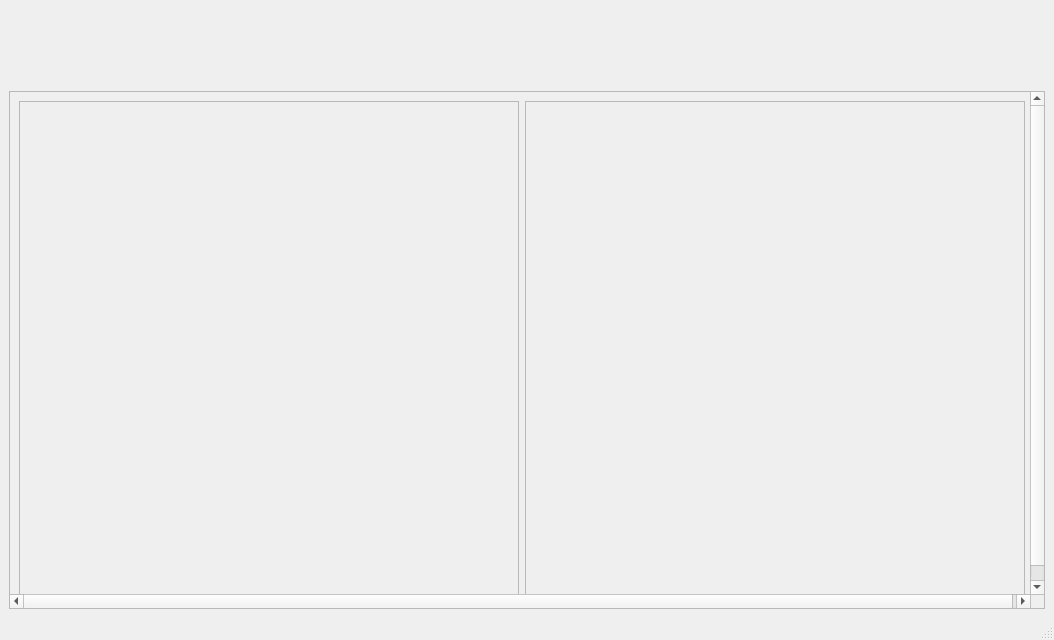
<?xml version="1.0" encoding="UTF-8"?>
<ui version="4.0">
 <class>MainWindow</class>
 <widget class="QMainWindow" name="MainWindow">
  <property name="geometry">
   <rect>
    <x>0</x>
    <y>0</y>
    <width>1054</width>
    <height>640</height>
   </rect>
  </property>
  <property name="windowTitle">
   <string>MainWindow</string>
  </property>
  <widget class="QWidget" name="centralwidget">
   <layout class="QVBoxLayout" name="verticalLayout">
    <item>
     <layout class="QHBoxLayout" name="horizontalLayout">
      <item>
       <widget class="SystemView" name="systemView" native="true">
        <property name="sizePolicy">
         <sizepolicy hsizetype="Fixed" vsizetype="Fixed">
          <horstretch>0</horstretch>
          <verstretch>0</verstretch>
         </sizepolicy>
        </property>
        <property name="minimumSize">
         <size>
          <width>0</width>
          <height>50</height>
         </size>
        </property>
       </widget>
      </item>
      <item>
       <widget class="ModbusView" name="plcView" native="true">
        <property name="sizePolicy">
         <sizepolicy hsizetype="Minimum" vsizetype="Minimum">
          <horstretch>0</horstretch>
          <verstretch>0</verstretch>
         </sizepolicy>
        </property>
       </widget>
      </item>
      <item>
       <spacer name="horizontalSpacer">
        <property name="orientation">
         <enum>Qt::Orientation::Horizontal</enum>
        </property>
        <property name="sizeHint" stdset="0">
         <size>
          <width>40</width>
          <height>20</height>
         </size>
        </property>
       </spacer>
      </item>
     </layout>
    </item>
    <item>
     <layout class="QHBoxLayout" name="horizontalLayout_5">
      <item>
       <widget class="SpeedView" name="speedView" native="true">
        <property name="sizePolicy">
         <sizepolicy hsizetype="Minimum" vsizetype="Minimum">
          <horstretch>0</horstretch>
          <verstretch>0</verstretch>
         </sizepolicy>
        </property>
       </widget>
      </item>
      <item>
       <spacer name="horizontalSpacer_2">
        <property name="orientation">
         <enum>Qt::Orientation::Horizontal</enum>
        </property>
        <property name="sizeHint" stdset="0">
         <size>
          <width>40</width>
          <height>20</height>
         </size>
        </property>
       </spacer>
      </item>
     </layout>
    </item>
    <item>
     <widget class="QScrollArea" name="verticalScroll">
      <property name="horizontalScrollBarPolicy">
       <enum>Qt::ScrollBarPolicy::ScrollBarAsNeeded</enum>
      </property>
      <property name="widgetResizable">
       <bool>true</bool>
      </property>
      <widget class="QWidget" name="scrollAreaWidgetContents_2">
       <property name="geometry">
        <rect>
         <x>-16</x>
         <y>0</y>
         <width>1029</width>
         <height>522</height>
        </rect>
       </property>
       <property name="sizePolicy">
        <sizepolicy hsizetype="Preferred" vsizetype="Preferred">
         <horstretch>0</horstretch>
         <verstretch>0</verstretch>
        </sizepolicy>
       </property>
       <layout class="QHBoxLayout" name="horizontalLayout_6">
        <item>
         <widget class="QScrollArea" name="scrollDown">
          <property name="sizePolicy">
           <sizepolicy hsizetype="Minimum" vsizetype="Minimum">
            <horstretch>0</horstretch>
            <verstretch>0</verstretch>
           </sizepolicy>
          </property>
          <property name="minimumSize">
           <size>
            <width>500</width>
            <height>500</height>
           </size>
          </property>
          <property name="widgetResizable">
           <bool>true</bool>
          </property>
          <widget class="QWidget" name="scrollDownContent">
           <property name="geometry">
            <rect>
             <x>0</x>
             <y>0</y>
             <width>498</width>
             <height>498</height>
            </rect>
           </property>
           <property name="sizePolicy">
            <sizepolicy hsizetype="Minimum" vsizetype="Minimum">
             <horstretch>0</horstretch>
             <verstretch>0</verstretch>
            </sizepolicy>
           </property>
          </widget>
         </widget>
        </item>
        <item>
         <widget class="QScrollArea" name="scrollUp">
          <property name="sizePolicy">
           <sizepolicy hsizetype="Minimum" vsizetype="Minimum">
            <horstretch>0</horstretch>
            <verstretch>0</verstretch>
           </sizepolicy>
          </property>
          <property name="minimumSize">
           <size>
            <width>500</width>
            <height>500</height>
           </size>
          </property>
          <property name="verticalScrollBarPolicy">
           <enum>Qt::ScrollBarPolicy::ScrollBarAsNeeded</enum>
          </property>
          <property name="widgetResizable">
           <bool>true</bool>
          </property>
          <widget class="QWidget" name="scrollUpContent">
           <property name="geometry">
            <rect>
             <x>0</x>
             <y>0</y>
             <width>498</width>
             <height>498</height>
            </rect>
           </property>
           <property name="sizePolicy">
            <sizepolicy hsizetype="Minimum" vsizetype="Minimum">
             <horstretch>0</horstretch>
             <verstretch>0</verstretch>
            </sizepolicy>
           </property>
          </widget>
         </widget>
        </item>
       </layout>
      </widget>
     </widget>
    </item>
   </layout>
  </widget>
  <widget class="QMenuBar" name="menubar">
   <property name="geometry">
    <rect>
     <x>0</x>
     <y>0</y>
     <width>1054</width>
     <height>26</height>
    </rect>
   </property>
  </widget>
  <widget class="QStatusBar" name="statusbar"/>
 </widget>
 <customwidgets>
  <customwidget>
   <class>SystemView</class>
   <extends>QWidget</extends>
   <header>systemview.h</header>
   <container>1</container>
  </customwidget>
  <customwidget>
   <class>SpeedView</class>
   <extends>QWidget</extends>
   <header>speedview.h</header>
   <container>1</container>
  </customwidget>
  <customwidget>
   <class>ModbusView</class>
   <extends>QWidget</extends>
   <header>modbusview.h</header>
   <container>1</container>
  </customwidget>
 </customwidgets>
 <resources/>
 <connections/>
</ui>
